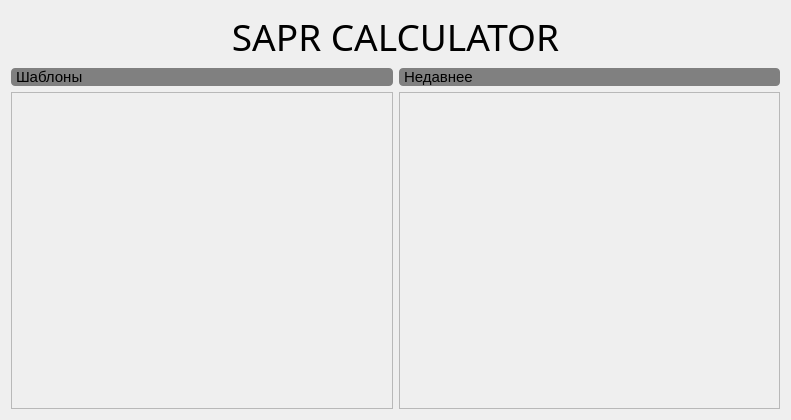
<?xml version="1.0" encoding="UTF-8"?>
<ui version="4.0">
 <class>MenuWidget</class>
 <widget class="QWidget" name="MenuWidget">
  <property name="geometry">
   <rect>
    <x>0</x>
    <y>0</y>
    <width>791</width>
    <height>420</height>
   </rect>
  </property>
  <property name="windowTitle">
   <string>Form</string>
  </property>
  <layout class="QGridLayout" name="gridLayout">
   <item row="0" column="0" colspan="2">
    <widget class="QLabel" name="applicationLabel">
     <property name="font">
      <font>
       <family>Hotel De Paris</family>
       <pointsize>28</pointsize>
      </font>
     </property>
     <property name="text">
      <string>SAPR CALCULATOR</string>
     </property>
     <property name="alignment">
      <set>Qt::AlignCenter</set>
     </property>
     <property name="margin">
      <number>7</number>
     </property>
    </widget>
   </item>
   <item row="1" column="1">
    <widget class="QLabel" name="recentProjectLabel">
     <property name="font">
      <font>
       <pointsize>11</pointsize>
      </font>
     </property>
     <property name="styleSheet">
      <string notr="true">background-color: grey;
border-radius: 4px;</string>
     </property>
     <property name="text">
      <string>Недавнее</string>
     </property>
     <property name="margin">
      <number>5</number>
     </property>
     <property name="indent">
      <number>5</number>
     </property>
    </widget>
   </item>
   <item row="1" column="0">
    <widget class="QLabel" name="sampleLabel">
     <property name="font">
      <font>
       <pointsize>11</pointsize>
      </font>
     </property>
     <property name="styleSheet">
      <string notr="true">background-color: grey;
border-radius: 4px;</string>
     </property>
     <property name="text">
      <string>Шаблоны</string>
     </property>
     <property name="margin">
      <number>5</number>
     </property>
     <property name="indent">
      <number>5</number>
     </property>
    </widget>
   </item>
   <item row="2" column="0">
    <widget class="QScrollArea" name="scrollArea">
     <property name="widgetResizable">
      <bool>true</bool>
     </property>
     <widget class="QWidget" name="scrollAreaWidgetContents">
      <property name="geometry">
       <rect>
        <x>0</x>
        <y>0</y>
        <width>382</width>
        <height>307</height>
       </rect>
      </property>
     </widget>
    </widget>
   </item>
   <item row="2" column="1">
    <widget class="QScrollArea" name="scrollArea_2">
     <property name="widgetResizable">
      <bool>true</bool>
     </property>
     <widget class="QWidget" name="scrollAreaWidgetContents_2">
      <property name="geometry">
       <rect>
        <x>0</x>
        <y>0</y>
        <width>381</width>
        <height>307</height>
       </rect>
      </property>
     </widget>
    </widget>
   </item>
  </layout>
 </widget>
 <resources/>
 <connections/>
</ui>
